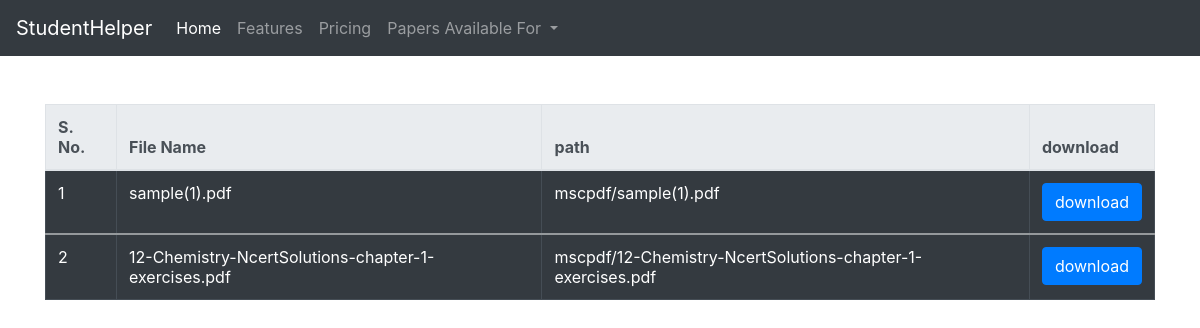
The page /index.php?page=msc on the database its author committed.
### tables this page shows
CREATE TABLE `msc` (
  `id` int(11) NOT NULL,
  `filenm` varchar(200) NOT NULL,
  `filepth` varchar(200) NOT NULL
);

### admin/dbconn.php (called while the page is built, shortened)
<?php
class db
{
	public $host="localhost";
	public $username="root";
	public $password="";
	public $dbname="studenthelper";
	public $conn;
	public function __construct()
	{
		$this->conn = new mysqli($this->host,$this->username,$this->password,$this->dbname);
	}
	public function show_data($qry)
	{
		$result = $this->conn->query($qry);
		$row = $result->fetch_all(MYSQLI_ASSOC);
		return $row;
	}
}
?>

### msc.php (the view, shortened to what this page needs)
<?php
	$obj = new db();
	$qry = "select * from msc ";
	$row = $obj->show_data($qry);
	?>
	<div class="container mt-5">
		<div >
			<table class="table table-hover table-bordered table-responsive-sm table-dark">
				<thead class="thead-light">
				    <tr>
				      <th scope="col">S. No.</th>
				      <th scope="col">File Name</th>
				        <th scope="col">path</th>
				      <th scope="col">download</th>
	<?php
	$index=1;
	foreach ($row as $result)
	{
		?>
		<tbody>
		<tr">
			<td><?php echo $index++; ?></td>
             <td><?php echo $result['filenm'];?></td>
  				 <td><?php echo $result['filepth'];?></td>
            <td><a href="admin/<?=$result['filepth']?>"download><button class="btn btn-primary" >download</button></a></td>
           	</tr>
		</tbody>
	<?php
	}
	echo '</table></div></div></div>';
?>

### rows shown on the page
msc: filenm "sample(1).pdf", filepth "mscpdf/sample(1).pdf"
msc: filenm "12-Chemistry-NcertSolutions-chapter-1-exercises.pdf", filepth "mscpdf/12-Chemistry-NcertSolutions-chapter-1-exercises.pdf"
